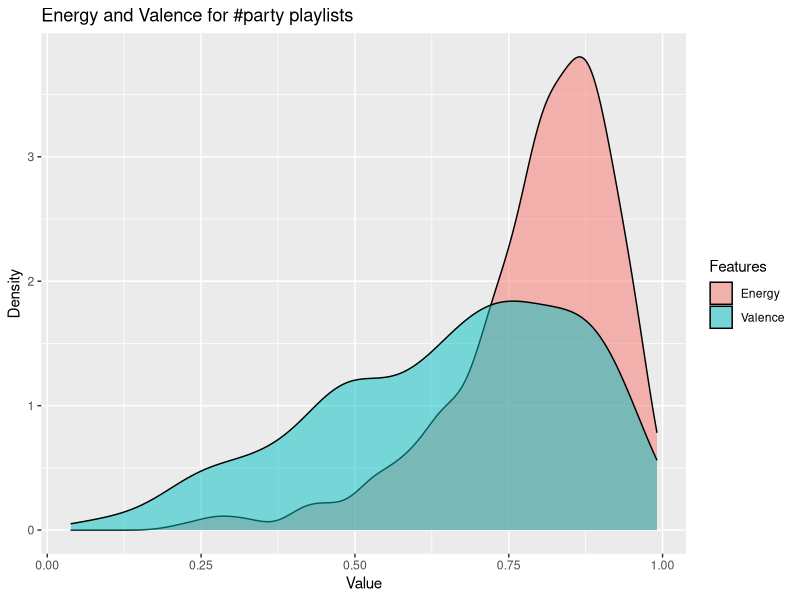

The R source for this figure:
library(ggplot2)

energy <- data.frame(length = c(0.846, 0.86, 0.723, 0.836, 0.805, 0.801, 0.874, 0.782, 0.836, 0.873, 0.745, 0.796, 0.858, 0.899, 0.864, 0.876, 0.965, 0.663, 0.831, 0.72, 0.932, 0.874, 0.825, 0.654, 0.961, 0.688, 0.702, 0.64, 0.711, 0.852, 0.861, 0.748, 0.758, 0.832, 0.784, 0.849, 0.758, 0.743, 0.887, 0.991, 0.286, 0.68, 0.853, 0.897, 0.874, 0.921, 0.786, 0.908, 0.953, 0.659, 0.768, 0.873, 0.805, 0.872, 0.786, 0.786, 0.796, 0.778, 0.772, 0.8, 0.833, 0.916, 0.889, 0.222, 0.864, 0.952, 0.88, 0.615, 0.812, 0.894, 0.873, 0.403, 0.781, 0.896, 0.837, 0.785, 0.727, 0.873, 0.936, 0.606, 0.805, 0.651, 0.524, 0.807, 0.897, 0.72, 0.849, 0.896, 0.883, 0.879, 0.789, 0.704, 0.823, 0.96, 0.791, 0.926, 0.946, 0.702, 0.723, 0.957, 0.945, 0.957, 0.759, 0.897, 0.979, 0.928, 0.964, 0.63, 0.473, 0.792, 0.618, 0.719, 0.955, 0.906, 0.799, 0.575, 0.587, 0.512, 0.901, 0.877, 0.931, 0.804, 0.89, 0.887, 0.619, 0.884, 0.796, 0.836, 0.836, 0.763, 0.91, 0.744, 0.705, 0.828, 0.913, 0.75, 0.806, 0.634, 0.92, 0.899, 0.848, 0.893, 0.77, 0.811, 0.883, 0.799, 0.848, 0.837, 0.864, 0.905, 0.924, 0.926, 0.742, 0.654, 0.874, 0.936, 0.863, 0.749, 0.755, 0.916, 0.714, 0.78, 0.729, 0.462, 0.815, 0.43, 0.533, 0.938, 0.896, 0.843, 0.582, 0.849, 0.803, 0.884, 0.96, 0.961, 0.884, 0.709, 0.818, 0.698, 0.934, 0.891, 0.333, 0.652, 0.741, 0.854, 0.939, 0.905, 0.713, 0.902, 0.728, 0.949, 0.866, 0.849, 0.545, 0.883, 0.713, 0.623, 0.956, 0.764, 0.727, 0.74, 0.811, 0.835, 0.757, 0.826, 0.838, 0.868, 0.919, 0.906, 0.896, 0.53, 0.833, 0.612, 0.648, 0.86, 0.896, 0.578, 0.737, 0.9, 0.97, 0.858, 0.875, 0.529, 0.765, 0.836, 0.795, 0.858, 0.799, 0.787, 0.861, 0.793, 0.944, 0.895, 0.823, 0.714, 0.79, 0.989, 0.911, 0.72, 0.809, 0.747, 0.872, 0.794, 0.457, 0.512, 0.893, 0.988, 0.804, 0.777, 0.745, 0.763, 0.811, 0.859, 0.858, 0.979, 0.631, 0.754, 0.811, 0.691, 0.763, 0.659, 0.638, 0.79, 0.893, 0.906, 0.758, 0.872, 0.8, 0.824, 0.431, 0.876, 0.865, 0.902, 0.955, 0.662, 0.822, 0.567, 0.587, 0.583, 0.812, 0.8, 0.96, 0.783, 0.53, 0.766, 0.584, 0.815, 0.844, 0.872, 0.649, 0.933, 0.975, 0.905, 0.904, 0.888, 0.775, 0.935, 0.928, 0.799, 0.919, 0.858, 0.632, 0.519, 0.935, 0.7, 0.949, 0.776, 0.806, 0.939, 0.54, 0.933, 0.674, 0.818, 0.876, 0.726, 0.713, 0.946, 0.789, 0.795, 0.862, 0.855, 0.703, 0.828, 0.821, 0.754, 0.878, 0.842, 0.77, 0.629, 0.887, 0.819, 0.959, 0.81, 0.883, 0.901, 0.93, 0.415, 0.94, 0.855, 0.915, 0.786, 0.811, 0.977, 0.844, 0.698, 0.814, 0.822, 0.324, 0.729, 0.645, 0.877, 0.968, 0.833, 0.866, 0.806, 0.817, 0.844, 0.86, 0.658, 0.547, 0.415, 0.844, 0.87, 0.935, 0.845, 0.799, 0.856, 0.969, 0.837, 0.823, 0.889, 0.575, 0.73, 0.824, 0.748, 0.824, 0.819, 0.808, 0.899, 0.65, 0.28, 0.732, 0.76, 0.589, 0.737, 0.855, 0.946, 0.797, 0.906, 0.853, 0.881, 0.703, 0.892, 0.693, 0.638, 0.588, 0.915, 0.952, 0.775, 0.676, 0.69, 0.725, 0.867, 0.67, 0.261, 0.811, 0.903, 0.944, 0.469, 0.805, 0.865, 0.752, 0.727, 0.866, 0.922, 0.93, 0.869))
valence <- data.frame(length = c(0.764, 0.857, 0.896, 0.354, 0.956, 0.806, 0.591, 0.827, 0.866, 0.425, 0.216, 0.674, 0.587, 0.797, 0.735, 0.78, 0.818, 0.291, 0.314, 0.591, 0.387, 0.811, 0.689, 0.609, 0.531, 0.647, 0.282, 0.604, 0.963, 0.406, 0.458, 0.958, 0.658, 0.474, 0.917, 0.93, 0.514, 0.613, 0.699, 0.455, 0.265, 0.964, 0.568, 0.633, 0.917, 0.595, 0.702, 0.856, 0.583, 0.867, 0.769, 0.457, 0.565, 0.462, 0.556, 0.643, 0.261, 0.863, 0.868, 0.877, 0.822, 0.555, 0.457, 0.55, 0.954, 0.876, 0.518, 0.509, 0.287, 0.86, 0.683, 0.342, 0.266, 0.765, 0.691, 0.759, 0.594, 0.639, 0.793, 0.33, 0.579, 0.385, 0.635, 0.714, 0.657, 0.482, 0.69, 0.525, 0.757, 0.896, 0.906, 0.851, 0.457, 0.731, 0.413, 0.921, 0.515, 0.783, 0.886, 0.849, 0.869, 0.489, 0.831, 0.931, 0.416, 0.46, 0.873, 0.809, 0.305, 0.726, 0.958, 0.542, 0.342, 0.844, 0.201, 0.752, 0.345, 0.51, 0.666, 0.894, 0.805, 0.818, 0.671, 0.726, 0.493, 0.903, 0.756, 0.828, 0.857, 0.826, 0.622, 0.729, 0.772, 0.956, 0.952, 0.91, 0.802, 0.503, 0.617, 0.508, 0.81, 0.793, 0.729, 0.497, 0.914, 0.675, 0.696, 0.634, 0.454, 0.563, 0.773, 0.307, 0.772, 0.501, 0.855, 0.218, 0.812, 0.78, 0.5, 0.209, 0.701, 0.821, 0.364, 0.317, 0.774, 0.485, 0.5, 0.556, 0.69, 0.441, 0.964, 0.72, 0.737, 0.653, 0.929, 0.543, 0.892, 0.962, 0.892, 0.871, 0.32, 0.689, 0.757, 0.757, 0.312, 0.709, 0.376, 0.824, 0.147, 0.717, 0.853, 0.893, 0.619, 0.91, 0.239, 0.913, 0.465, 0.447, 0.563, 0.477, 0.359, 0.609, 0.803, 0.468, 0.962, 0.645, 0.656, 0.975, 0.735, 0.787, 0.92, 0.262, 0.817, 0.952, 0.669, 0.855, 0.396, 0.942, 0.738, 0.944, 0.764, 0.269, 0.916, 0.502, 0.887, 0.758, 0.596, 0.599, 0.0953, 0.651, 0.773, 0.672, 0.259, 0.718, 0.576, 0.83, 0.537, 0.904, 0.55, 0.34, 0.93, 0.329, 0.874, 0.281, 0.832, 0.582, 0.258, 0.777, 0.896, 0.598, 0.695, 0.748, 0.108, 0.785, 0.809, 0.616, 0.867, 0.889, 0.726, 0.96, 0.869, 0.441, 0.966, 0.703, 0.583, 0.936, 0.511, 0.696, 0.507, 0.883, 0.855, 0.65, 0.66, 0.434, 0.195, 0.726, 0.797, 0.493, 0.408, 0.883, 0.887, 0.565, 0.934, 0.868, 0.71, 0.744, 0.255, 0.374, 0.505, 0.865, 0.47, 0.709, 0.771, 0.365, 0.816, 0.787, 0.443, 0.569, 0.716, 0.961, 0.568, 0.829, 0.741, 0.157, 0.669, 0.485, 0.754, 0.208, 0.959, 0.678, 0.19, 0.702, 0.382, 0.232, 0.787, 0.871, 0.791, 0.763, 0.665, 0.791, 0.691, 0.754, 0.476, 0.885, 0.65, 0.666, 0.884, 0.683, 0.227, 0.444, 0.723, 0.77, 0.669, 0.637, 0.75, 0.381, 0.706, 0.614, 0.362, 0.908, 0.928, 0.744, 0.603, 0.397, 0.477, 0.732, 0.839, 0.809, 0.0968, 0.895, 0.808, 0.873, 0.852, 0.663, 0.0379, 0.584, 0.779, 0.437, 0.882, 0.622, 0.444, 0.644, 0.772, 0.526, 0.683, 0.646, 0.832, 0.657, 0.711, 0.693, 0.739, 0.853, 0.229, 0.768, 0.64, 0.53, 0.873, 0.697, 0.27, 0.531, 0.497, 0.4, 0.835, 0.435, 0.664, 0.458, 0.371, 0.713, 0.487, 0.725, 0.897, 0.927, 0.708, 0.739, 0.904, 0.762, 0.631, 0.809, 0.611, 0.438, 0.494, 0.668, 0.488, 0.541, 0.476, 0.895, 0.712, 0.498, 0.738, 0.618, 0.386, 0.477, 0.895, 0.936, 0.772, 0.85, 0.621, 0.572))

#Now, combine your two dataframes into one.  First make a new column in each.
energy$Features <- 'Energy'
valence$Features <- 'Valence'

#and combine into your new data frame vegLengths
featLengths <- rbind(energy, valence)

#now make your lovely plot
ggplot(featLengths, aes(length, fill = Features)) + xlab("Value") +
  ylab("Density") +
  ggtitle("Energy and Valence for #party playlists") + geom_density(alpha = 0.5)